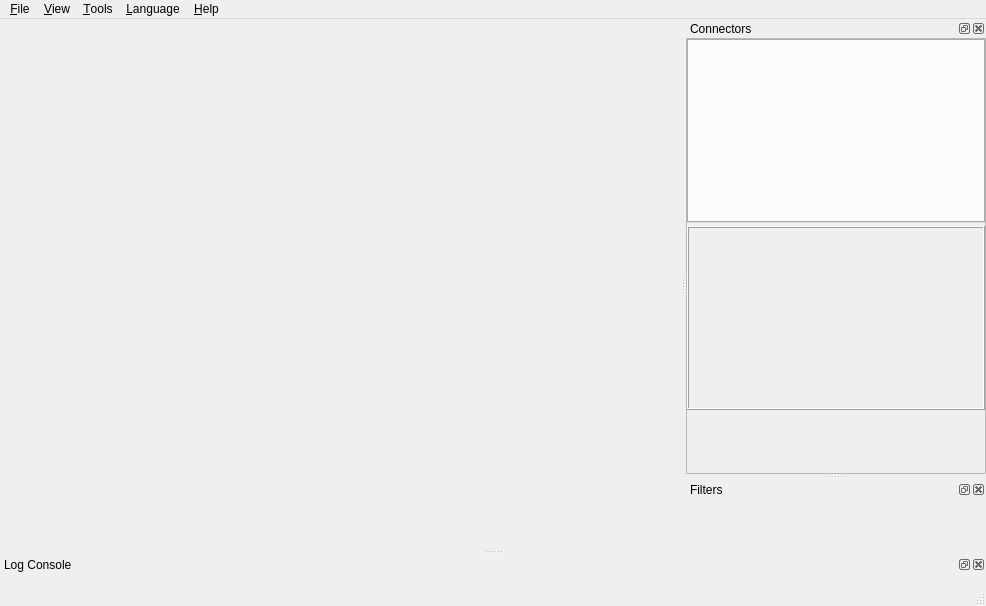
<?xml version="1.0" encoding="UTF-8"?>
<ui version="4.0">
 <class>MainWindow</class>
 <widget class="QMainWindow" name="MainWindow">
  <property name="geometry">
   <rect>
    <x>0</x>
    <y>0</y>
    <width>986</width>
    <height>606</height>
   </rect>
  </property>
  <property name="minimumSize">
   <size>
    <width>640</width>
    <height>480</height>
   </size>
  </property>
  <property name="windowTitle">
   <string notr="true">UrgBenri By Hokuyo Co.,LTD.</string>
  </property>
  <property name="windowIcon">
   <iconset resource="UrgBenri.qrc">
    <normaloff>:/icons/app_icon</normaloff>:/icons/app_icon</iconset>
  </property>
  <property name="locale">
   <locale language="Japanese" country="Japan"/>
  </property>
  <property name="documentMode">
   <bool>false</bool>
  </property>
  <widget class="QWidget" name="centralWidget">
   <layout class="QVBoxLayout" name="verticalLayout_2">
    <property name="spacing">
     <number>0</number>
    </property>
    <property name="leftMargin">
     <number>0</number>
    </property>
    <property name="topMargin">
     <number>0</number>
    </property>
    <property name="rightMargin">
     <number>0</number>
    </property>
    <property name="bottomMargin">
     <number>0</number>
    </property>
    <item>
     <widget class="MutiViewerWidget" name="viewerWidget" native="true">
      <property name="sizePolicy">
       <sizepolicy hsizetype="Preferred" vsizetype="Preferred">
        <horstretch>7</horstretch>
        <verstretch>0</verstretch>
       </sizepolicy>
      </property>
     </widget>
    </item>
   </layout>
  </widget>
  <widget class="QMenuBar" name="menuBar">
   <property name="geometry">
    <rect>
     <x>0</x>
     <y>0</y>
     <width>986</width>
     <height>21</height>
    </rect>
   </property>
   <widget class="QMenu" name="menuFile">
    <property name="title">
     <string>&amp;File</string>
    </property>
    <addaction name="actionOpen"/>
    <addaction name="separator"/>
    <addaction name="actionQuit"/>
   </widget>
   <widget class="QMenu" name="menuHelp">
    <property name="title">
     <string>&amp;Help</string>
    </property>
    <addaction name="actionAbout_UrgBenri"/>
    <addaction name="actionAbout_Qt"/>
    <addaction name="actionPlugin_Information"/>
    <addaction name="separator"/>
    <addaction name="actionUBH_file_format"/>
    <addaction name="separator"/>
   </widget>
   <widget class="QMenu" name="menuLanguage">
    <property name="title">
     <string>&amp;Language</string>
    </property>
    <addaction name="actionEnglish"/>
    <addaction name="actionFrancais"/>
    <addaction name="actionJapanese"/>
   </widget>
   <widget class="QMenu" name="menuView">
    <property name="title">
     <string>&amp;View</string>
    </property>
    <addaction name="actionLog_Console"/>
    <addaction name="separator"/>
   </widget>
   <widget class="QMenu" name="menuTools">
    <property name="title">
     <string>&amp;Tools</string>
    </property>
   </widget>
   <addaction name="menuFile"/>
   <addaction name="menuView"/>
   <addaction name="menuTools"/>
   <addaction name="menuLanguage"/>
   <addaction name="menuHelp"/>
  </widget>
  <widget class="QStatusBar" name="statusBar"/>
  <widget class="QDockWidget" name="connectorsDock">
   <property name="features">
    <set>QDockWidget::AllDockWidgetFeatures</set>
   </property>
   <property name="allowedAreas">
    <set>Qt::LeftDockWidgetArea|Qt::RightDockWidgetArea</set>
   </property>
   <property name="windowTitle">
    <string>Connectors</string>
   </property>
   <attribute name="dockWidgetArea">
    <number>2</number>
   </attribute>
   <widget class="QWidget" name="dockWidgetContents">
    <layout class="QVBoxLayout" name="verticalLayout_4">
     <property name="spacing">
      <number>0</number>
     </property>
     <property name="leftMargin">
      <number>0</number>
     </property>
     <property name="topMargin">
      <number>0</number>
     </property>
     <property name="rightMargin">
      <number>0</number>
     </property>
     <property name="bottomMargin">
      <number>0</number>
     </property>
     <item>
      <widget class="QFrame" name="settingsFrame">
       <property name="sizePolicy">
        <sizepolicy hsizetype="Preferred" vsizetype="Preferred">
         <horstretch>1</horstretch>
         <verstretch>0</verstretch>
        </sizepolicy>
       </property>
       <property name="minimumSize">
        <size>
         <width>300</width>
         <height>0</height>
        </size>
       </property>
       <property name="maximumSize">
        <size>
         <width>16777215</width>
         <height>16777215</height>
        </size>
       </property>
       <property name="sizeIncrement">
        <size>
         <width>0</width>
         <height>0</height>
        </size>
       </property>
       <property name="frameShape">
        <enum>QFrame::StyledPanel</enum>
       </property>
       <property name="frameShadow">
        <enum>QFrame::Raised</enum>
       </property>
       <layout class="QVBoxLayout" name="verticalLayout" stretch="1,1,0">
        <property name="spacing">
         <number>3</number>
        </property>
        <property name="leftMargin">
         <number>0</number>
        </property>
        <property name="topMargin">
         <number>0</number>
        </property>
        <property name="rightMargin">
         <number>0</number>
        </property>
        <property name="bottomMargin">
         <number>0</number>
        </property>
        <item>
         <widget class="ConnectorPluginManager" name="deviceBox">
          <property name="styleSheet">
           <string notr="true">QTabBar::tab { height: 30px; }</string>
          </property>
          <property name="tabShape">
           <enum>QTabWidget::Rounded</enum>
          </property>
          <property name="iconSize">
           <size>
            <width>20</width>
            <height>20</height>
           </size>
          </property>
          <property name="usesScrollButtons">
           <bool>true</bool>
          </property>
          <property name="tabsClosable">
           <bool>true</bool>
          </property>
          <property name="movable">
           <bool>false</bool>
          </property>
         </widget>
        </item>
        <item>
         <widget class="QLabel" name="noConnectorLabel">
          <property name="font">
           <font>
            <pointsize>20</pointsize>
            <italic>false</italic>
            <underline>false</underline>
            <strikeout>false</strikeout>
           </font>
          </property>
          <property name="frameShape">
           <enum>QFrame::Box</enum>
          </property>
          <property name="frameShadow">
           <enum>QFrame::Raised</enum>
          </property>
          <property name="pixmap">
           <pixmap resource="../libs/ConnectorPluginManager/ConnectorPluginManager.qrc">:/ConnectorPluginManager/plug_icon</pixmap>
          </property>
          <property name="scaledContents">
           <bool>false</bool>
          </property>
          <property name="alignment">
           <set>Qt::AlignCenter</set>
          </property>
          <property name="margin">
           <number>0</number>
          </property>
         </widget>
        </item>
        <item>
         <widget class="PlayControlsWidget" name="playControls" native="true">
          <property name="minimumSize">
           <size>
            <width>0</width>
            <height>60</height>
           </size>
          </property>
         </widget>
        </item>
       </layout>
      </widget>
     </item>
    </layout>
   </widget>
  </widget>
  <widget class="QDockWidget" name="logConsoleDock">
   <property name="windowTitle">
    <string>Log Console</string>
   </property>
   <attribute name="dockWidgetArea">
    <number>8</number>
   </attribute>
   <widget class="QWidget" name="dockWidgetContents_2">
    <layout class="QVBoxLayout" name="verticalLayout_3">
     <property name="leftMargin">
      <number>5</number>
     </property>
     <property name="topMargin">
      <number>5</number>
     </property>
     <property name="rightMargin">
      <number>5</number>
     </property>
     <property name="bottomMargin">
      <number>5</number>
     </property>
     <item>
      <widget class="LogConsoleWidget" name="logConsole" native="true"/>
     </item>
    </layout>
   </widget>
  </widget>
  <widget class="QDockWidget" name="filtersDock">
   <property name="windowTitle">
    <string>Filters</string>
   </property>
   <attribute name="dockWidgetArea">
    <number>2</number>
   </attribute>
   <widget class="QWidget" name="dockWidgetContents_3">
    <layout class="QVBoxLayout" name="verticalLayout_5">
     <property name="spacing">
      <number>0</number>
     </property>
     <property name="leftMargin">
      <number>0</number>
     </property>
     <property name="topMargin">
      <number>0</number>
     </property>
     <property name="rightMargin">
      <number>0</number>
     </property>
     <property name="bottomMargin">
      <number>0</number>
     </property>
     <item>
      <widget class="FilterPluginManager" name="filtersManager" native="true"/>
     </item>
    </layout>
   </widget>
  </widget>
  <action name="actionQuit">
   <property name="icon">
    <iconset resource="UrgBenri.qrc">
     <normaloff>:/icons/exit_icon</normaloff>:/icons/exit_icon</iconset>
   </property>
   <property name="text">
    <string>Quit</string>
   </property>
   <property name="toolTip">
    <string>Quit UrgBenri</string>
   </property>
   <property name="shortcut">
    <string>Ctrl+Q</string>
   </property>
   <property name="menuRole">
    <enum>QAction::QuitRole</enum>
   </property>
  </action>
  <action name="actionAbout_UrgBenri">
   <property name="icon">
    <iconset resource="UrgBenri.qrc">
     <normaloff>:/icons/about_icon</normaloff>:/icons/about_icon</iconset>
   </property>
   <property name="text">
    <string>&amp;About UrgBenri</string>
   </property>
  </action>
  <action name="actionEnglish">
   <property name="checkable">
    <bool>true</bool>
   </property>
   <property name="checked">
    <bool>false</bool>
   </property>
   <property name="icon">
    <iconset resource="UrgBenri.qrc">
     <normaloff>:/icons/english_icon</normaloff>:/icons/english_icon</iconset>
   </property>
   <property name="text">
    <string>&amp;English</string>
   </property>
  </action>
  <action name="actionFrancais">
   <property name="checkable">
    <bool>true</bool>
   </property>
   <property name="icon">
    <iconset resource="UrgBenri.qrc">
     <normaloff>:/icons/french_icon</normaloff>:/icons/french_icon</iconset>
   </property>
   <property name="text">
    <string>&amp;Francais</string>
   </property>
  </action>
  <action name="actionJapanese">
   <property name="checkable">
    <bool>true</bool>
   </property>
   <property name="icon">
    <iconset resource="UrgBenri.qrc">
     <normaloff>:/icons/japanese_icon</normaloff>:/icons/japanese_icon</iconset>
   </property>
   <property name="text">
    <string>日本語</string>
   </property>
  </action>
  <action name="actionCheck_for_updates">
   <property name="icon">
    <iconset resource="UrgBenri.qrc">
     <normaloff>:/icons/down_icon</normaloff>:/icons/down_icon</iconset>
   </property>
   <property name="text">
    <string>Check for updates</string>
   </property>
  </action>
  <action name="actionOpen">
   <property name="icon">
    <iconset resource="UrgBenri.qrc">
     <normaloff>:/icons/load_icon</normaloff>:/icons/load_icon</iconset>
   </property>
   <property name="text">
    <string>Open</string>
   </property>
   <property name="shortcut">
    <string>Ctrl+O</string>
   </property>
   <property name="menuRole">
    <enum>QAction::NoRole</enum>
   </property>
  </action>
  <action name="actionUBH_file_format">
   <property name="text">
    <string>UBH file format</string>
   </property>
  </action>
  <action name="actionAbout_Qt">
   <property name="icon">
    <iconset resource="UrgBenri.qrc">
     <normaloff>:/icons/about_icon</normaloff>:/icons/about_icon</iconset>
   </property>
   <property name="text">
    <string>About Qt</string>
   </property>
  </action>
  <action name="actionPlugin_Information">
   <property name="icon">
    <iconset resource="UrgBenri.qrc">
     <normaloff>:/icons/plugin</normaloff>:/icons/plugin</iconset>
   </property>
   <property name="text">
    <string>Plugin Information</string>
   </property>
  </action>
  <action name="actionLog_Console">
   <property name="checkable">
    <bool>true</bool>
   </property>
   <property name="text">
    <string>Log Console</string>
   </property>
  </action>
 </widget>
 <layoutdefault spacing="6" margin="11"/>
 <customwidgets>
  <customwidget>
   <class>MutiViewerWidget</class>
   <extends>QWidget</extends>
   <header>MutiViewerWidget.h</header>
   <container>1</container>
  </customwidget>
  <customwidget>
   <class>ConnectorPluginManager</class>
   <extends>QTabWidget</extends>
   <header>ConnectorPluginManager.h</header>
   <container>1</container>
  </customwidget>
  <customwidget>
   <class>PlayControlsWidget</class>
   <extends>QWidget</extends>
   <header>PlayControlsWidget.h</header>
   <container>1</container>
  </customwidget>
  <customwidget>
   <class>LogConsoleWidget</class>
   <extends>QWidget</extends>
   <header>LogConsoleWidget.h</header>
   <container>1</container>
  </customwidget>
  <customwidget>
   <class>FilterPluginManager</class>
   <extends>QWidget</extends>
   <header>FilterPluginManager.h</header>
   <container>1</container>
  </customwidget>
 </customwidgets>
 <resources>
  <include location="../libs/ConnectorPluginManager/ConnectorPluginManager.qrc"/>
  <include location="UrgBenri.qrc"/>
 </resources>
 <connections/>
</ui>
